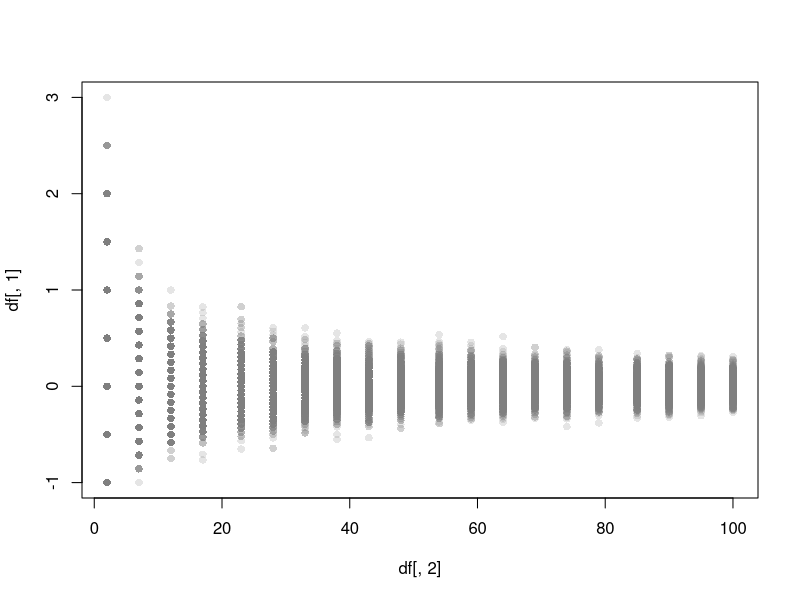
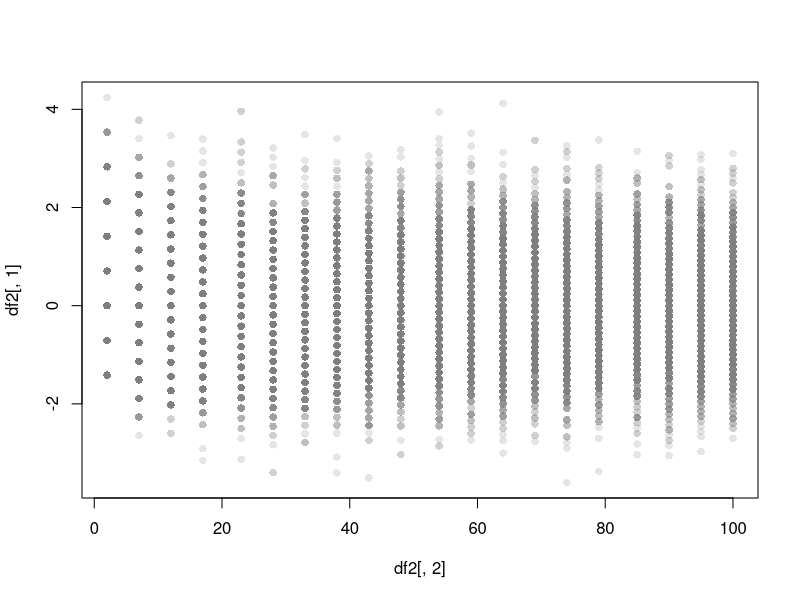

The R script that drew these images, in order:
trials <- 1000
n_vec <- round(seq(2, 100, length.out = 20))
mat <- matrix(NA, nrow = length(n_vec), ncol = trials)
rownames(mat) <- paste0("n:", n_vec)
  
set.seed(10)
for(i in 1:length(n_vec)){
  mat[i,] <- sapply(1:trials, function(trial){
    n <- n_vec[i]
    vec <- stats::rpois(n, lambda = 1)
    (sum(vec) - n)/n
  })
}

df <- cbind(as.numeric(mat), rep(n_vec, times = trials))
plot(df[,2], df[,1], pch = 16, col = rgb(0.5,0.5,0.5,0.2))

########################################

mat2 <- matrix(NA, nrow = length(n_vec), ncol = trials)
rownames(mat2) <- paste0("n:", n_vec)

set.seed(10)
for(i in 1:length(n_vec)){
  mat2[i,] <- sapply(1:trials, function(trial){
    n <- n_vec[i]
    vec <- stats::rpois(n, lambda = 1)
    (sum(vec) - n)/sqrt(n) #sqrt(n) is the standard deviaion
  })
}

df2 <- cbind(as.numeric(mat2), rep(n_vec, times = trials))
plot(df2[,2], df2[,1], pch = 16, col = rgb(0.5,0.5,0.5,0.2))
